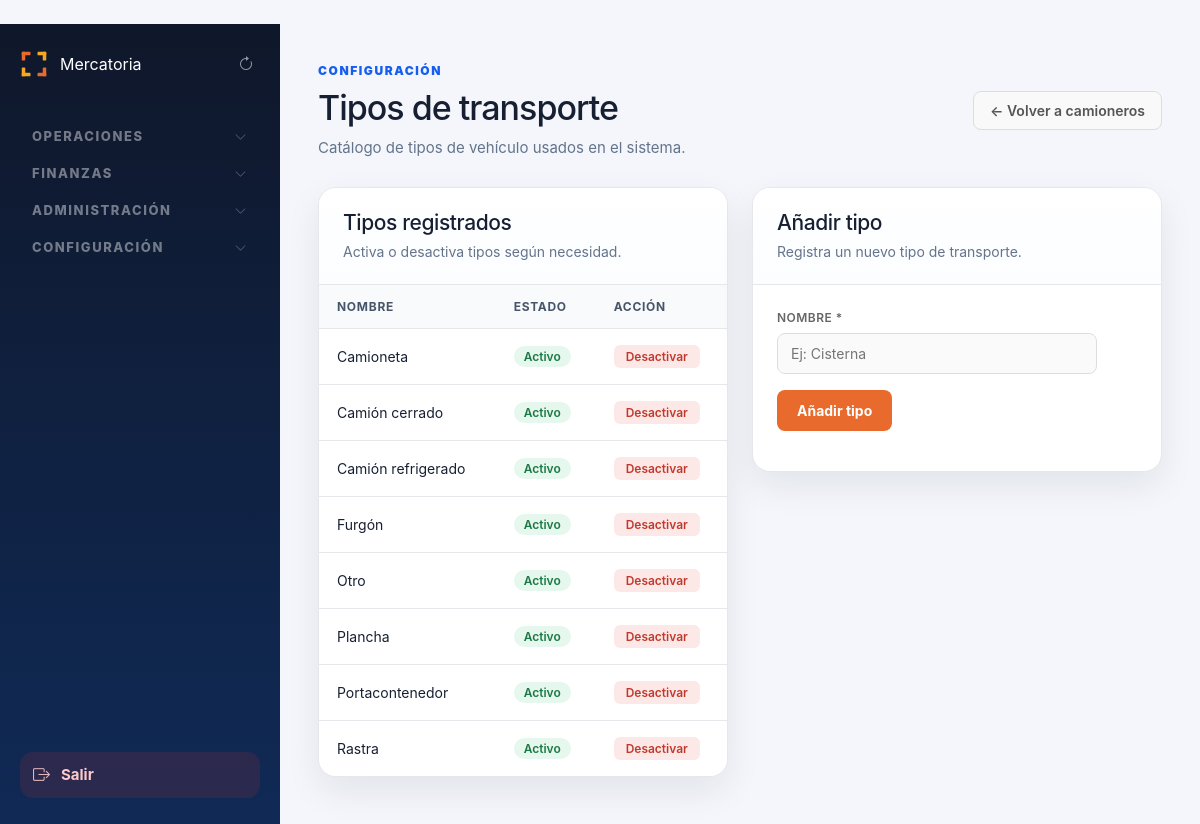
The app's page /admin/catalogos/tipo-transporte (signed in) with its own data.
### tables this page shows
CREATE TABLE catalogo_tipo_transporte (
        id INTEGER PRIMARY KEY AUTOINCREMENT,
        nombre TEXT NOT NULL UNIQUE,
        activo INTEGER DEFAULT 1
    );

### routes/admin.py (the view, shortened to what this page needs)
@admin_bp.route("/catalogos/tipo-transporte", methods=["GET", "POST"])
def catalogo_tipo_transporte_admin():
    if not requiere_admin():
        return redirect("/login")
    if session.get("rol") != "admin":
        return redirect("/admin")
    con = conectar()
    cur = con.cursor()
    error = None
    cur.execute("SELECT id, nombre, activo FROM catalogo_tipo_transporte ORDER BY nombre")
    tipos = cur.fetchall()
    con.close()
    return render_template(
        "admin/catalogo_tipo_transporte.html",
        tipos=tipos,
        error=error,
    )

### app.py (called while the page is built)
@app.before_request
def _record_start_time():
    g.start_time = time.monotonic()

@app.before_request
def _validate_session_role():
    if "user_id" not in session or "rol" not in session:
        return
    try:
        con = conectar()
        cur = con.cursor()
        cur.execute("SELECT rol, activo FROM usuarios WHERE id = ?", (session["user_id"],))
        row = cur.fetchone()
        con.close()
        if not row or not row["activo"]:
            session.clear()
            return
        if row["rol"] != session["rol"]:
            session["rol"] = row["rol"]
    except Exception:
        pass

@app.after_request
def set_security_headers(response):
    response.headers["X-Frame-Options"] = "SAMEORIGIN"
    response.headers["X-Content-Type-Options"] = "nosniff"
    response.headers["X-XSS-Protection"] = "1; mode=block"
    if app.debug:
        ms = (time.monotonic() - getattr(g, "start_time", time.monotonic())) * 1000
        app.logger.debug("[%s] %s %.1fms", request.method, request.path, ms)
    return response

@app.context_processor
def sidebar_badges():
    try:
        conexion = conectar()
        cursor = conexion.cursor()
        cursor.execute("""
            SELECT
                COUNT(*) AS urgentes,
                COUNT(CASE WHEN estado = 'Solicitado' THEN 1 END) AS solicitados
            FROM viajes
            WHERE estado IN ('Pendiente', 'Solicitado')
        """)
        row = cursor.fetchone()
        viajes_urgentes    = row["urgentes"]    if row else 0
        dashboard_urgentes = row["solicitados"] if row else 0
        conexion.close()
    except Exception:
        viajes_urgentes = 0
        dashboard_urgentes = 0
    return dict(
        sidebar_viajes_urgentes=viajes_urgentes,
        sidebar_dashboard_urgentes=dashboard_urgentes,
    )

### database.py (called while the page is built)
def conectar():
    if USE_POSTGRES:
        from database_pg import conectar_pg
        conn = conectar_pg()
        return ConexionWrapper(conn, use_postgres=True)
    else:
        conexion = sqlite3.connect(DATABASE_NAME)
        conexion.row_factory = sqlite3.Row
        return ConexionWrapper(conexion, use_postgres=False)

    def execute(self, sql, params=None):
        if self._use_postgres:
            sql = sql.replace("?", "%s")
        if params is not None:
            return self._cursor.execute(sql, params)
        return self._cursor.execute(sql)

    def fetchone(self):
        return self._cursor.fetchone()

    def fetchall(self):
        return self._cursor.fetchall()

### templates/admin/catalogo_tipo_transporte.html (shortened to what this page needs)
{% extends "admin/base_admin.html" %}
{% block contenido %}
<div class="page-header">
    <div>
        <span class="eyebrow">Configuración</span>
        <h1>Tipos de transporte</h1>
        <p>Catálogo de tipos de vehículo usados en el sistema.</p>
    </div>
    <a href="/admin/camioneros" class="btn-volver">← Volver a camioneros</a>
</div>
<div style="display:grid;grid-template-columns:1fr 1fr;gap:24px;align-items:start;">
    <section class="panel">
        <div class="panel-header">
            <div>
                <h2>Tipos registrados</h2>
                <p>Activa o desactiva tipos según necesidad.</p>
            </div>
        </div>
        <div class="table-wrapper">
            <table class="data-table">
                <thead>
                    <tr>
                        <th>Nombre</th>
                        <th>Estado</th>
                        <th>Acción</th>
                    </tr>
                </thead>
                <tbody>
                    {% for t in tipos %}
                    <tr>
                        <td>{{ t.nombre }}</td>
                        <td>
                            {% if t.activo %}
                            <span style="display:inline-block;padding:3px 10px;border-radius:999px;font-size:12px;font-weight:600;background:#e6f7ee;color:#1a7a45;">Activo</span>
                            {% else %}
                            <span style="display:inline-block;padding:3px 10px;border-radius:999px;font-size:12px;font-weight:600;background:#f0f0f0;color:#888;">Inactivo</span>
                            {% endif %}
                        </td>
                        <td>
                            <form method="POST" action="/admin/catalogos/tipo-transporte" style="display:inline;">
                                <button type="submit" class="btn-toggle {% if t.activo %}btn-desactivar{% else %}btn-activar{% endif %}">
                                    {% if t.activo %}Desactivar{% else %}Activar{% endif %}
                                </button>
                            </form>
                        </td>
                    </tr>
                    {% else %}
                    <tr><td colspan="3" class="empty-state">No hay tipos registrados.</td></tr>
                    {% endfor %}
                </tbody>
            </table>
        </div>
    </section>
    <section class="panel">
        <div class="panel-header">
            <div>
                <h2>Añadir tipo</h2>
                <p>Registra un nuevo tipo de transporte.</p>
            </div>
        </div>
        <div style="padding:24px;">
            <form method="POST" action="/admin/catalogos/tipo-transporte">
                <div style="margin-bottom:16px;">
                    <label style="display:block;font-size:12px;color:#666;font-weight:600;text-transform:uppercase;letter-spacing:.04em;margin-bottom:6px;">
                        Nombre *
                    </label>
                    <input type="text" name="nombre" class="input-crud"
                           placeholder="Ej: Cisterna" required
                           style="max-width:320px;">
                </div>
                <button type="submit" class="btn-crud-primary">Añadir tipo</button>
            </form>
        </div>
    </section>
</div>
{% endblock %}

### static/css/admin.css (style rules this page uses)
:root { --bg: #f4f6fb; --panel: #ffffff; --panel-soft: #f8fafc; --text: #172033; --muted: #64748b; --primary: #155eef; --primary-dark: #0f3ea8; --border: #e5e7eb; --danger: #dc2626; --success: #16a34a; --warning: #f59e0b; --info: #0891b2; --sidebar: #0f172a; --sidebar-soft: #102a56; --shadow: 0 14px 35px rgba(15, 23, 42, 0.08); --radius: 18px; }
* { box-sizing: border-box; }
body { margin: 0; font-family: Inter, "Segoe UI", Arial, sans-serif; background: var(--bg); color: var(--text); }
.page-header { display: flex; justify-content: space-between; align-items: flex-start; gap: 22px; margin-bottom: 30px; }
.eyebrow { display: inline-flex; margin-bottom: 8px; color: var(--primary); font-size: 12px; font-weight: 900; text-transform: uppercase; letter-spacing: 0.13em; }
.page-header h1 { margin: 0; font-size: 34px; letter-spacing: -1px; }
.page-header p { margin: 8px 0 0; color: var(--muted); font-size: 15px; }
.panel { background: var(--panel); border: 1px solid var(--border); border-radius: var(--radius); box-shadow: var(--shadow); overflow: hidden; }
.panel-header { padding: 22px 24px; border-bottom: 1px solid var(--border); background: linear-gradient(180deg, #ffffff 0%, #fbfdff 100%); }
.panel-header h2 { margin: 0; font-size: 21px; letter-spacing: -0.4px; }
.panel-header p { margin: 6px 0 0; color: var(--muted); font-size: 14px; }
.table-wrapper { width: 100%; overflow-x: auto; }
.data-table { width: 100%; border-collapse: collapse; background: var(--panel); }
.data-table th { background: var(--panel-soft); color: #475569; padding: 14px 18px; text-align: left; font-size: 12px; text-transform: uppercase; letter-spacing: 0.06em; border-bottom: 1px solid var(--border); white-space: nowrap; }
.data-table td { padding: 16px 18px; border-bottom: 1px solid var(--border); font-size: 14px; vertical-align: middle; }
.data-table tr:last-child td { border-bottom: none; }

### templates/admin/catalogo_tipo_transporte.html (style rules this page uses)
.page-header { display: flex; justify-content: space-between; align-items: center; gap: 24px; margin-bottom: 28px; }
.btn-volver { color: #555; text-decoration: none; font-size: 14px; font-weight: 600; padding: 8px 16px; border: 1px solid #ddd; border-radius: 8px; background: #f9f9f9; white-space: nowrap; }
.input-crud { width: 100%; padding: 9px 13px; border: 1px solid #ddd; border-radius: 8px; font-size: 14px; box-sizing: border-box; background: #fafafa; }
.btn-crud-primary { background: #E86A2C; color: white; padding: 10px 20px; border: none; border-radius: 8px; font-size: 14px; font-weight: 700; cursor: pointer; }
.btn-toggle { padding: 4px 12px; border-radius: 6px; font-size: 12px; font-weight: 600; cursor: pointer; border: none; }
.btn-desactivar { background: #fde8e8; color: #c0392b; }

### records on screen
catalogo_tipo_transporte: nombre "Camioneta", activo "Activo"
catalogo_tipo_transporte: nombre "Camión cerrado", activo "Activo"
catalogo_tipo_transporte: nombre "Camión refrigerado", activo "Activo"
catalogo_tipo_transporte: nombre "Furgón", activo "Activo"
catalogo_tipo_transporte: nombre "Otro", activo "Activo"
catalogo_tipo_transporte: nombre "Plancha", activo "Activo"
catalogo_tipo_transporte: nombre "Portacontenedor", activo "Activo"
catalogo_tipo_transporte: nombre "Rastra", activo "Activo"
